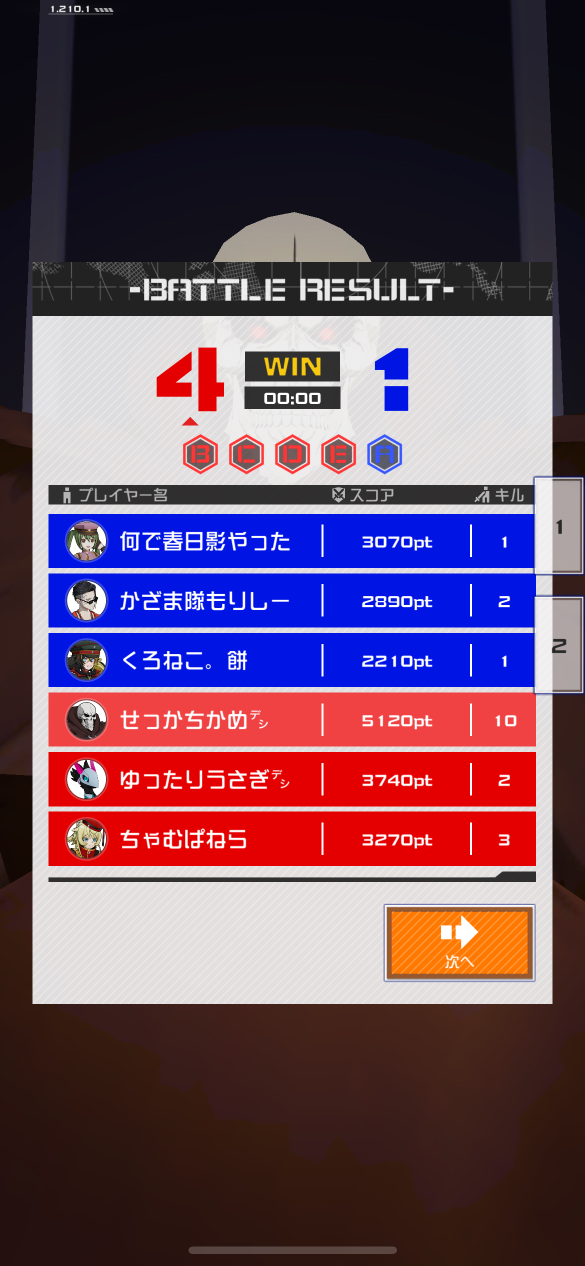
#> input picture gle_spl_test/test.png, 1170 x 2532 px, found by its file name (shown at 1/2 size)
$ python img_position.py
#> lines starting #> are read from the running program, lines starting #| are printed output that depends on the picture
from PIL import Image, ImageDraw

# 画像を開く
image_path = 'gle_spl_test/test.png'
image = Image.open(image_path)
#> image is the input picture: PIL image 1170x2532 RGB; mean R, G, B 104.9, 76.4, 95.8

# 描画オブジェクトを作成
draw = ImageDraw.Draw(image)

# 項目の位置を矩形で描画（例: 名前、スコア、キルの位置）
# (左, 上, 右, 下)
name_region = (240, 1020, 600, 1730)
score_region = (270, 660, 870, 860)
kills_region = (940, 1020, 1075, 1730)

# 領域を矩形で描画
draw.rectangle(name_region, outline="red")
draw.rectangle(score_region, outline="green")
draw.rectangle(kills_region, outline="blue")

# 結果の画像を保存
output_path = 'output2.png'
image.save(output_path)
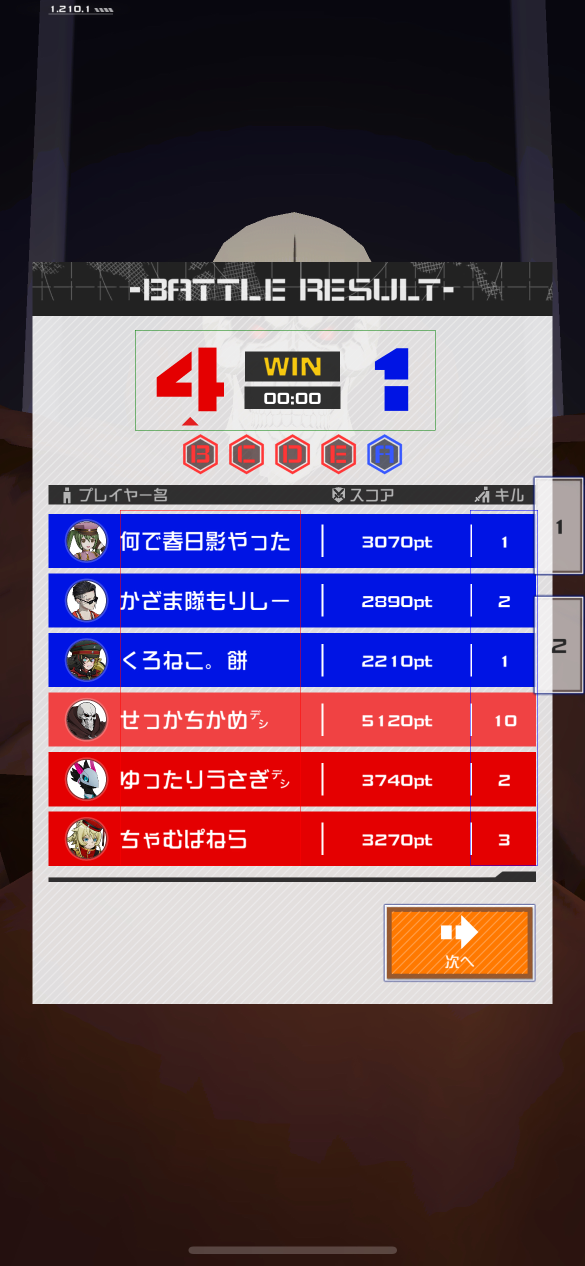
#> saved as output2.png: PIL image 1170x2532 RGB (shown at 1/2 size); mean R, G, B 104.8, 76.2, 95.6

# 結果の画像を表示（任意）
image.show()
